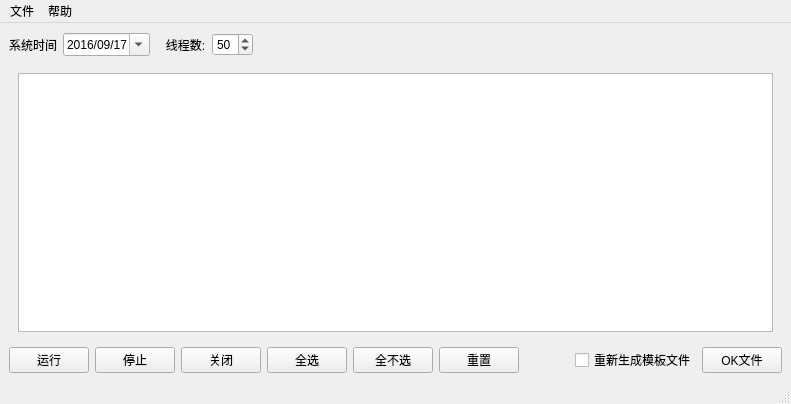
<?xml version="1.0" encoding="UTF-8"?>
<ui version="4.0">
 <class>MainWindow</class>
 <widget class="QMainWindow" name="MainWindow">
  <property name="geometry">
   <rect>
    <x>0</x>
    <y>0</y>
    <width>791</width>
    <height>404</height>
   </rect>
  </property>
  <property name="windowTitle">
   <string>MainWindow</string>
  </property>
  <widget class="QWidget" name="centralwidget">
   <layout class="QVBoxLayout" name="verticalLayout_2">
    <item>
     <layout class="QHBoxLayout" name="horizontalLayout_2">
      <item>
       <widget class="QLabel" name="label">
        <property name="text">
         <string>系统时间</string>
        </property>
       </widget>
      </item>
      <item>
       <widget class="QDateEdit" name="sysdate_dateEdit">
        <property name="minimumDate">
         <date>
          <year>1755</year>
          <month>9</month>
          <day>14</day>
         </date>
        </property>
        <property name="displayFormat">
         <string>yyyy/MM/dd</string>
        </property>
        <property name="calendarPopup">
         <bool>true</bool>
        </property>
        <property name="date">
         <date>
          <year>2016</year>
          <month>9</month>
          <day>17</day>
         </date>
        </property>
       </widget>
      </item>
      <item>
       <widget class="QLabel" name="label_2">
        <property name="text">
         <string>   线程数:</string>
        </property>
       </widget>
      </item>
      <item>
       <widget class="QSpinBox" name="threadnum_spinBox">
        <property name="value">
         <number>50</number>
        </property>
       </widget>
      </item>
      <item>
       <spacer name="horizontalSpacer_2">
        <property name="orientation">
         <enum>Qt::Horizontal</enum>
        </property>
        <property name="sizeHint" stdset="0">
         <size>
          <width>40</width>
          <height>20</height>
         </size>
        </property>
       </spacer>
      </item>
      <item>
       <widget class="QLabel" name="msg_label">
        <property name="minimumSize">
         <size>
          <width>300</width>
          <height>0</height>
         </size>
        </property>
        <property name="font">
         <font>
          <family>微软雅黑</family>
          <pointsize>14</pointsize>
          <weight>75</weight>
          <bold>true</bold>
         </font>
        </property>
        <property name="frameShape">
         <enum>QFrame::NoFrame</enum>
        </property>
        <property name="text">
         <string/>
        </property>
       </widget>
      </item>
      <item>
       <spacer name="horizontalSpacer_3">
        <property name="orientation">
         <enum>Qt::Horizontal</enum>
        </property>
        <property name="sizeHint" stdset="0">
         <size>
          <width>40</width>
          <height>20</height>
         </size>
        </property>
       </spacer>
      </item>
     </layout>
    </item>
    <item>
     <widget class="QWidget" name="widget" native="true">
      <layout class="QVBoxLayout" name="verticalLayout">
       <item>
        <widget class="QTableView" name="task_QTableView">
         <property name="contextMenuPolicy">
          <enum>Qt::DefaultContextMenu</enum>
         </property>
         <property name="layoutDirection">
          <enum>Qt::LeftToRight</enum>
         </property>
         <property name="verticalScrollBarPolicy">
          <enum>Qt::ScrollBarAsNeeded</enum>
         </property>
         <property name="horizontalScrollBarPolicy">
          <enum>Qt::ScrollBarAlwaysOff</enum>
         </property>
         <property name="sizeAdjustPolicy">
          <enum>QAbstractScrollArea::AdjustToContents</enum>
         </property>
         <property name="dragDropOverwriteMode">
          <bool>false</bool>
         </property>
         <property name="selectionBehavior">
          <enum>QAbstractItemView::SelectRows</enum>
         </property>
         <property name="sortingEnabled">
          <bool>true</bool>
         </property>
         <attribute name="horizontalHeaderDefaultSectionSize">
          <number>1</number>
         </attribute>
         <attribute name="horizontalHeaderHighlightSections">
          <bool>false</bool>
         </attribute>
         <attribute name="horizontalHeaderMinimumSectionSize">
          <number>80</number>
         </attribute>
         <attribute name="horizontalHeaderShowSortIndicator" stdset="0">
          <bool>true</bool>
         </attribute>
         <attribute name="horizontalHeaderStretchLastSection">
          <bool>true</bool>
         </attribute>
         <attribute name="verticalHeaderVisible">
          <bool>false</bool>
         </attribute>
         <attribute name="verticalHeaderCascadingSectionResizes">
          <bool>true</bool>
         </attribute>
         <attribute name="verticalHeaderDefaultSectionSize">
          <number>0</number>
         </attribute>
         <attribute name="verticalHeaderShowSortIndicator" stdset="0">
          <bool>false</bool>
         </attribute>
        </widget>
       </item>
      </layout>
     </widget>
    </item>
    <item>
     <layout class="QHBoxLayout" name="horizontalLayout">
      <item>
       <widget class="QPushButton" name="run_pushButton">
        <property name="text">
         <string>运行</string>
        </property>
       </widget>
      </item>
      <item>
       <widget class="QPushButton" name="stop_pushButton">
        <property name="text">
         <string>停止</string>
        </property>
       </widget>
      </item>
      <item>
       <widget class="QPushButton" name="exit_pushButton">
        <property name="text">
         <string>关闭</string>
        </property>
       </widget>
      </item>
      <item>
       <widget class="QPushButton" name="select_pushButton">
        <property name="text">
         <string>全选</string>
        </property>
       </widget>
      </item>
      <item>
       <widget class="QPushButton" name="unselect_pushButton">
        <property name="text">
         <string>全不选</string>
        </property>
       </widget>
      </item>
      <item>
       <widget class="QPushButton" name="reset_pushButton">
        <property name="text">
         <string>重置</string>
        </property>
       </widget>
      </item>
      <item>
       <spacer name="horizontalSpacer">
        <property name="orientation">
         <enum>Qt::Horizontal</enum>
        </property>
        <property name="sizeHint" stdset="0">
         <size>
          <width>40</width>
          <height>20</height>
         </size>
        </property>
       </spacer>
      </item>
      <item>
       <widget class="QCheckBox" name="newmodel_checkBox">
        <property name="text">
         <string>重新生成模板文件</string>
        </property>
       </widget>
      </item>
      <item>
       <widget class="QPushButton" name="sendok_PushButton">
        <property name="text">
         <string>OK文件</string>
        </property>
       </widget>
      </item>
     </layout>
    </item>
   </layout>
  </widget>
  <widget class="QMenuBar" name="menubar">
   <property name="geometry">
    <rect>
     <x>0</x>
     <y>0</y>
     <width>791</width>
     <height>23</height>
    </rect>
   </property>
   <widget class="QMenu" name="menu">
    <property name="title">
     <string>文件</string>
    </property>
   </widget>
   <widget class="QMenu" name="menu_2">
    <property name="title">
     <string>帮助</string>
    </property>
   </widget>
   <addaction name="menu"/>
   <addaction name="menu_2"/>
  </widget>
  <widget class="QStatusBar" name="statusbar"/>
 </widget>
 <resources/>
 <connections/>
 <slots>
  <slot>reloadXml(QDate)</slot>
 </slots>
</ui>
